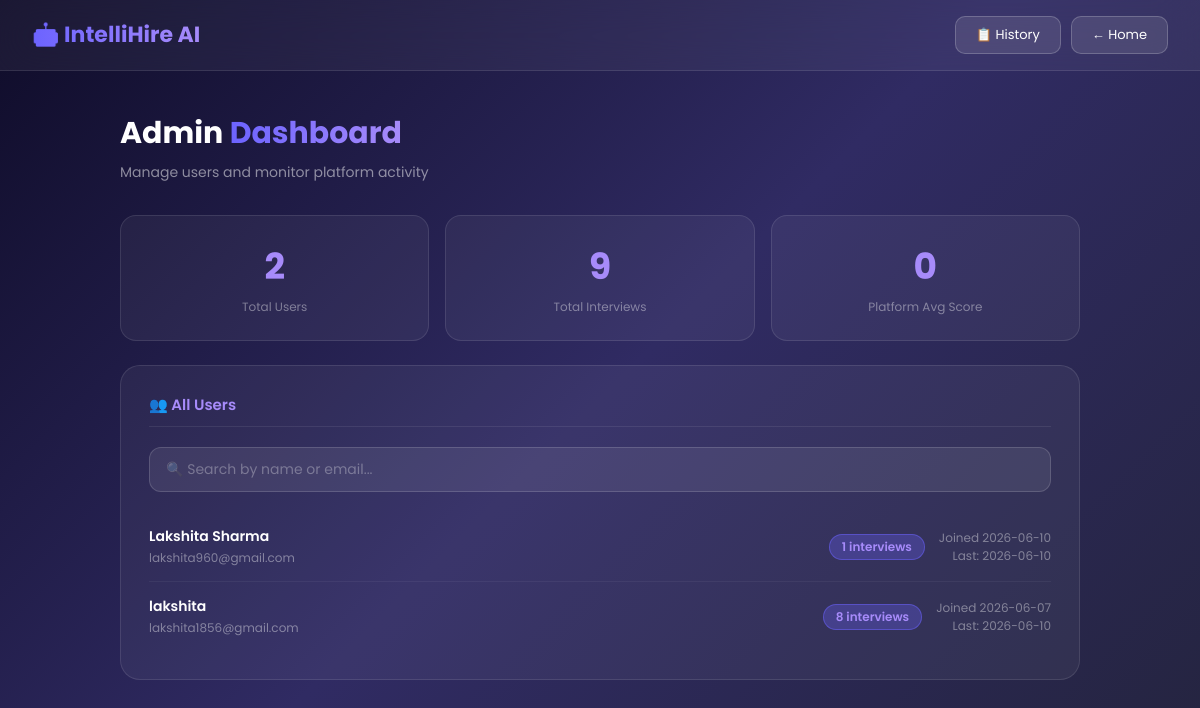
The page /admin (signed in) on the database its author committed.
### tables this page shows
CREATE TABLE users (
            id         INTEGER PRIMARY KEY AUTOINCREMENT,
            name       TEXT    NOT NULL,
            email      TEXT    UNIQUE NOT NULL,
            password   TEXT    NOT NULL,
            created_at DATETIME DEFAULT CURRENT_TIMESTAMP
        , is_admin INTEGER DEFAULT 0);

### routes/admin.py (the view)
@admin_bp.route("/admin")
@login_required
@admin_required
def dashboard():
    query = request.args.get("q", "").strip()
    if query:
        users = User.search_users(query)
    else:
        users = User.get_all_users()
    conn = get_db()
    total_users      = conn.execute("SELECT COUNT(*) FROM users").fetchone()[0]
    total_interviews = conn.execute("SELECT COUNT(*) FROM interviews").fetchone()[0]
    avg_score        = conn.execute("SELECT AVG(score) FROM results").fetchone()[0]
    conn.close()
    return render_template("admin_dashboard.html",
        users=users,
        query=query,
        total_users=total_users,
        total_interviews=total_interviews,
        avg_score=round(avg_score or 0, 1)
    )

### app.py (called while the page is built)
@login_manager.user_loader
def load_user(user_id):
    return User.get_by_id(user_id)

### database/db.py (called while the page is built)
def get_db():
    conn = sqlite3.connect(DB_PATH)
    conn.row_factory = sqlite3.Row
    return conn

### models/user.py (called while the page is built)
    @staticmethod
    def get_by_id(user_id):
        conn = get_db()
        row = conn.execute("SELECT * FROM users WHERE id = ?", (user_id,)).fetchone()
        conn.close()
        if not row:
            return None
        return User(row["id"], row["name"], row["email"], row["is_admin"])

    @staticmethod
    def get_all_users():
        conn = get_db()
        rows = conn.execute("""
            SELECT u.id, u.name, u.email, u.created_at,
                   COUNT(i.id) as interview_count,
                   MAX(i.date) as last_interview
            FROM users u
            LEFT JOIN interviews i ON u.id = i.user_id
            GROUP BY u.id
            ORDER BY u.created_at DESC
        """).fetchall()
        conn.close()
        return rows

### routes/admin.py (called while the page is built)
def admin_required(f):
    @wraps(f)
    def decorated(*args, **kwargs):
        if not current_user.is_authenticated or not current_user.is_admin:
            return redirect(url_for("main.index"))
        return f(*args, **kwargs)
    return decorated

### templates/admin_dashboard.html (shortened to what this page needs)
<!DOCTYPE html>
<html lang="en">
<head>
  <link href="https://cdn.jsdelivr.net/npm/bootstrap@5.3.0/dist/css/bootstrap.min.css" rel="stylesheet"/>
</head>
<body>
  <nav class="navbar-custom">
    <span class="navbar-brand-text">🤖 IntelliHire AI</span>
    <div style="display:flex; gap:10px;">
      <a href="{{ url_for('history.history') }}" class="btn-nav">📋 History</a>
      <a href="{{ url_for('main.intro') }}" class="btn-nav">← Home</a>
    </div>
  </nav>
  <div class="main-container">
    <div class="page-title">Admin <span>Dashboard</span></div>
    <div class="page-sub">Manage users and monitor platform activity</div>
    <div class="row g-3 mb-4">
      <div class="col-md-4">
        <div class="stat-box">
          <div class="stat-num">{{ total_users }}</div>
          <div class="stat-label">Total Users</div>
        </div>
      </div>
      <div class="col-md-4">
        <div class="stat-box">
          <div class="stat-num">{{ total_interviews }}</div>
          <div class="stat-label">Total Interviews</div>
        </div>
      </div>
      <div class="col-md-4">
        <div class="stat-box">
          <div class="stat-num">{{ avg_score }}</div>
          <div class="stat-label">Platform Avg Score</div>
        </div>
      </div>
    </div>
    <div class="card-glass">
      <div class="card-title">👥 All Users</div>
      <form method="GET" action="{{ url_for('admin.dashboard') }}">
        <input
          type="text" name="q"
          class="search-box"
          placeholder="🔍 Search by name or email..."
          value="{{ query or '' }}"
          oninput="this.form.submit()"
        />
      </form>
      {% if users %}
        {% for u in users %}
          <a href="{{ url_for('admin.user_detail', user_id=u.id) }}" class="user-row">
            <div>
              <div class="user-name">{{ u.name }}</div>
              <div class="user-email">{{ u.email }}</div>
            </div>
            <div style="display:flex; align-items:center; gap:14px;">
              <span class="badge-count">{{ u.interview_count }} interviews</span>
              <div class="user-meta">
                Joined {{ u.created_at[:10] if u.created_at else 'N/A' }}<br/>
                Last: {{ u.last_interview[:10] if u.last_interview else 'Never' }}
              </div>
            </div>
          </a>
        {% endfor %}
      {% endif %}
    </div>
  </div>
</body>
</html>

### templates/admin_dashboard.html (style rules this page uses)
* { margin:0; padding:0; box-sizing:border-box; }
body { font-family: 'Poppins', sans-serif; min-height: 100vh; background: linear-gradient(135deg, #0f0c29, #302b63, #24243e); color: #fff; }
.navbar-custom { background: rgba(255,255,255,0.05); backdrop-filter: blur(20px); border-bottom: 1px solid rgba(255,255,255,0.1); padding: 16px 32px; display: flex; justify-content: space-between; align-items: center; }
.navbar-brand-text { font-size: 22px; font-weight: 700; background: linear-gradient(90deg, #6c63ff, #a78bfa); -webkit-background-clip: text; -webkit-text-fill-color: transparent; }
.btn-nav { background: rgba(255,255,255,0.1); border: 1px solid rgba(255,255,255,0.2); color: #fff; border-radius: 10px; padding: 8px 20px; font-size: 13px; text-decoration: none; transition: all 0.3s; }
.main-container { max-width: 1000px; margin: 40px auto; padding: 0 20px; }
.page-title { font-size: 30px; font-weight: 700; margin-bottom: 6px; }
.page-title span { background: linear-gradient(90deg, #6c63ff, #a78bfa); -webkit-background-clip: text; -webkit-text-fill-color: transparent; }
.page-sub { color: rgba(255,255,255,0.5); font-size: 14px; margin-bottom: 32px; }
.stat-box { background: rgba(255,255,255,0.05); border: 1px solid rgba(255,255,255,0.1); border-radius: 16px; padding: 24px; text-align: center; }
.stat-num { font-size: 36px; font-weight: 700; color: #a78bfa; }
.stat-label { font-size: 12px; color: rgba(255,255,255,0.4); margin-top: 4px; }
.card-glass { background: rgba(255,255,255,0.05); border: 1px solid rgba(255,255,255,0.1); border-radius: 20px; padding: 28px; margin-bottom: 24px; }
.card-title { font-size: 15px; font-weight: 600; color: #a78bfa; margin-bottom: 20px; padding-bottom: 10px; border-bottom: 1px solid rgba(255,255,255,0.08); }
.search-box { background: rgba(255,255,255,0.08); border: 1px solid rgba(255,255,255,0.15); border-radius: 12px; color: #fff; padding: 11px 16px; font-size: 14px; width: 100%; margin-bottom: 20px; font-family: 'Poppins', sans-serif; }
.search-box::placeholder { color: rgba(255,255,255,0.3); }
.user-row { display: flex; justify-content: space-between; align-items: center; padding: 14px 0; border-bottom: 1px solid rgba(255,255,255,0.05); text-decoration: none; color: #fff; transition: all 0.2s; }
.user-row:last-child { border-bottom: none; }
.user-name { font-size: 14px; font-weight: 600; }
.user-email { font-size: 12px; color: rgba(255,255,255,0.4); margin-top: 2px; }
.user-meta { font-size: 12px; color: rgba(255,255,255,0.4); text-align: right; }
.badge-count { background: rgba(108,99,255,0.3); border: 1px solid rgba(108,99,255,0.5); border-radius: 50px; padding: 3px 12px; font-size: 12px; color: #a78bfa; font-weight: 600; }

### rows shown on the page
users: name "Lakshita Sharma", email "lakshita960@gmail.com", interview_count "1", created_at "2026-06-10"
users: name "lakshita", email "lakshita1856@gmail.com", interview_count "8", created_at "2026-06-07", last_interview "2026-06-10"

### other values the page prints
{{ total_users }} "2"
{{ total_interviews }} "9"
{{ avg_score }} "0"
